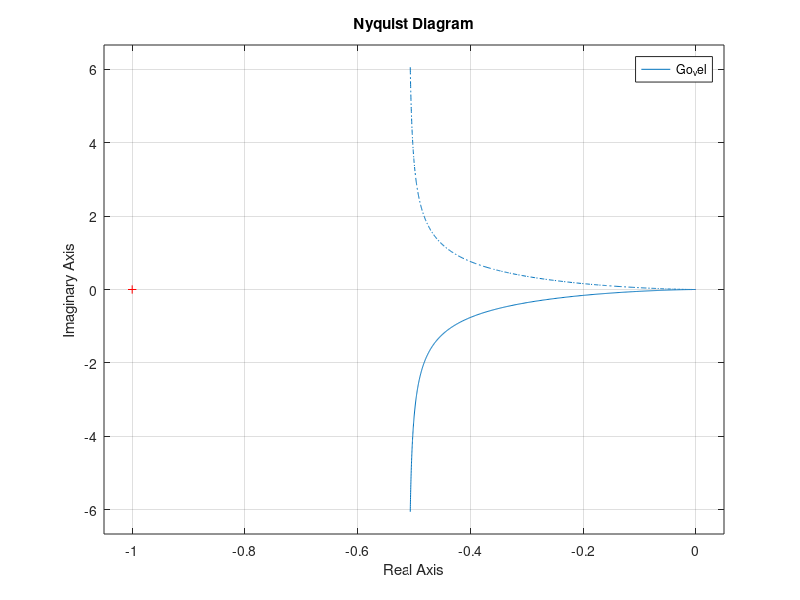
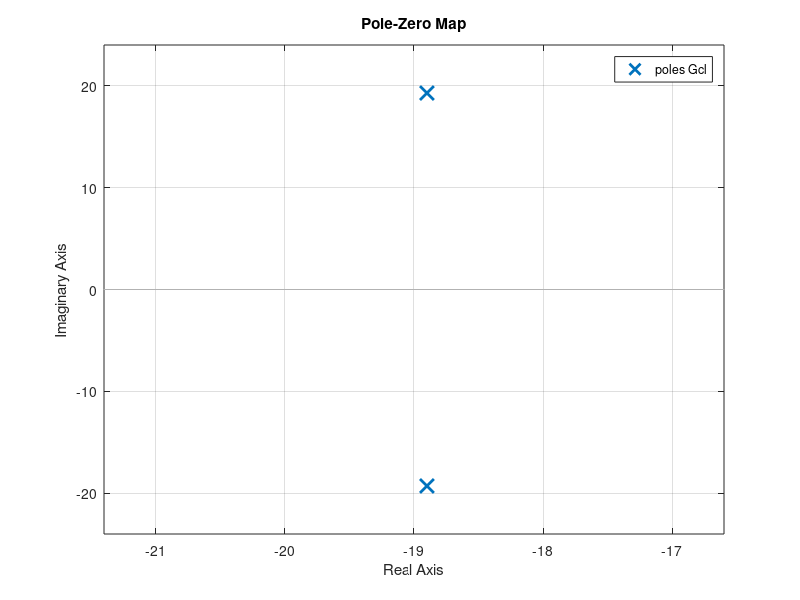
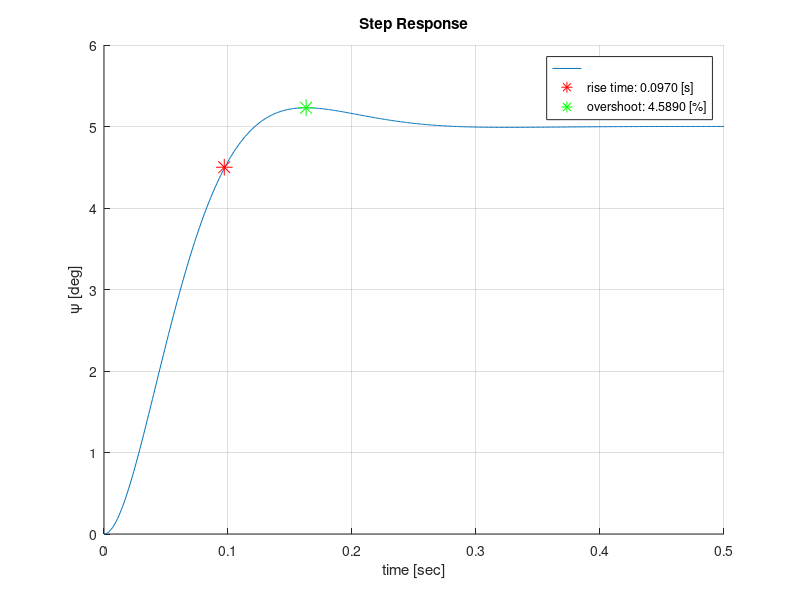

Source code (MATLAB) for these figures, in order: (Note: this script raises an error after producing the figures.)
% ---------------------------------------
%     Designation Loop Design
%  - Controller : PD
%  - Motor tf : 1st
% ---------------------------------------
clear; close all; clc;

% initialize
Km = 9.993 ;
Pm = 10.87;
W_sat = 1400;
dz    =28*(pi/180); 
dz_deg = 28;

% Design parameter --- PD-controller
Wc = 27.0;  % <------------------------------------------ MODIFY
Zc = 0.7;  % <------------------------------------------- MODIFY

Kp = Wc^2 / Km ;       % unit: [1/s]
Kd = (2*Zc*Wc - Pm) / Km ;  % unit: [-] dimensionless

% transfer function
s = tf('s');
Gm = Km / (s + Pm);    % input: omega_c [deg/s], output: omega [deg/s]
% Gc = Kp + Kd * s ;
Go_vel = Kp*Gm / (1 + Kd*Gm) * (1/s);
Go_vel = minreal(Go_vel);
Gcl = minreal(Go_vel / (1 + Go_vel));

% [GM, PM, Phase crossover freq, Gain Crossover freq]
[GM, PM, wpc, wgc] = margin(Go_vel);
GM_dB = 20*log10(GM);

% nyquist plot
figure(1); 
nyquist(Go_vel);
grid on; hold on;

% pz map
figure(2);
pzmap(Gcl);
grid on; hold on;

% step input
Tf = 0.5;
time = 0:0.001:Tf;
input_deg = 5;     % [deg]   <--------------------------- MODIFY
step_input = input_deg * ones(size(time));
step_out = lsim(Gcl, step_input, time);
final_value = step_out(end);
% rise time
[~, tr_idx] = min(abs(step_out - final_value*0.9));
tr = time(tr_idx);
% overshoot
[~, os_idx] = max(step_out);
max_value = step_out(os_idx);
Os = (max_value - final_value) / final_value * 100;

Ess = input_deg - final_value;


% plot
figure(3);
grid on; hold on;
plot(time, step_out);
plot(tr, final_value*0.9, 'r*', 'MarkerSize', 12);
plot(time(os_idx), max_value, 'g*', 'MarkerSize', 12);
xlabel('time [sec]'); ylabel('\psi [deg]');
title('Step Response');
legend('', sprintf('rise time: %.4f [s]', time(tr_idx)), sprintf('overshoot: %.4f [%%]', Os));

str = {
    sprintf('PM = %.1f [deg]', PM)
    sprintf('GM = %.1f [dB]', GM_dB)
    sprintf('Ess = %.2f [deg]', Ess)
};

annotation('textbox', 'String', str, 'FitBoxToText','on', 'BackgroundColor','w');

% figure; margin(Go_vel);
% figure; step(Gcl);
% grid on;
